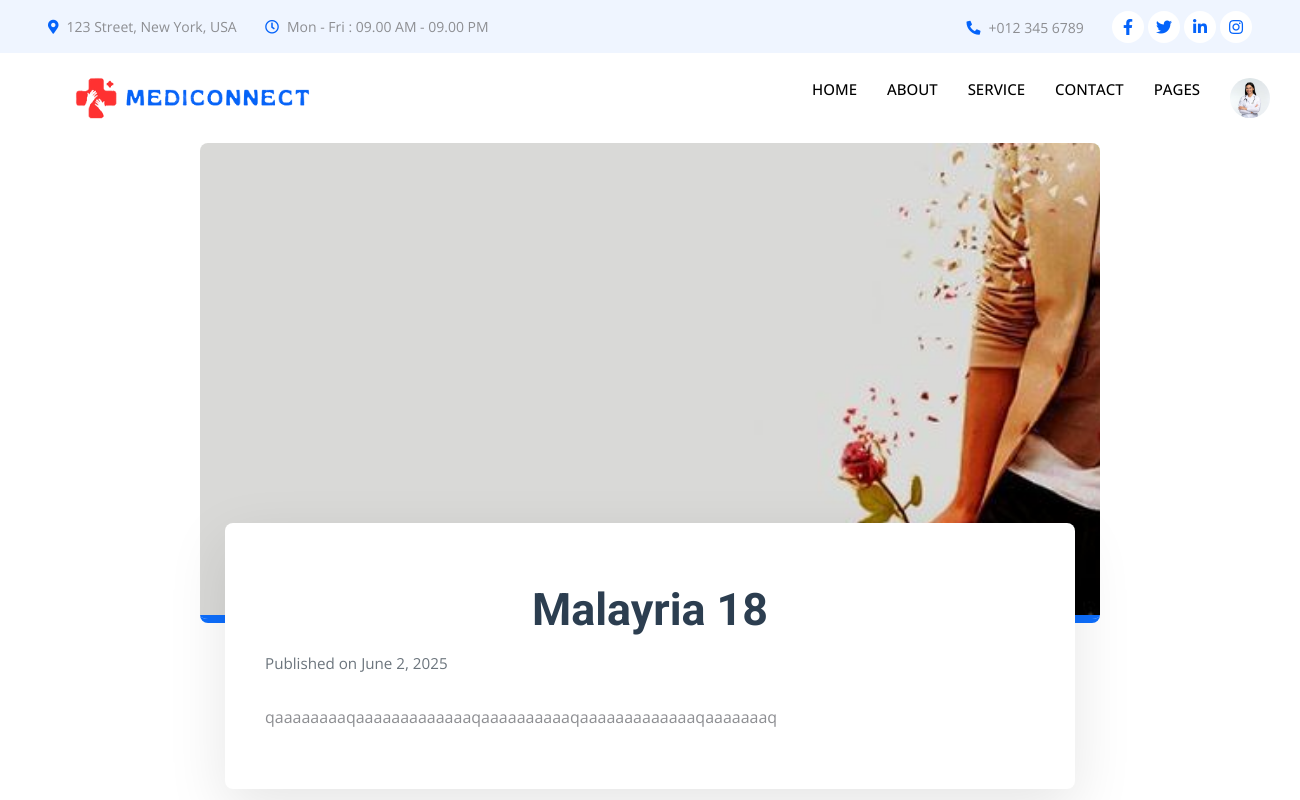
The page /news_des.php?id=9 (signed in) on the database its author committed.
### tables this page shows
CREATE TABLE `doctor_register` (
  `id` int(11) NOT NULL,
  `name` varchar(50) NOT NULL,
  `email` varchar(100) NOT NULL,
  `password` varchar(50) NOT NULL,
  `role` varchar(50) NOT NULL,
  `phone` varchar(50) DEFAULT NULL,
  `gender` varchar(10) DEFAULT NULL,
  `location` varchar(50) DEFAULT NULL,
  `postal_code` varchar(20) DEFAULT NULL,
  `clinic_address` varchar(255) DEFAULT NULL,
  `category` varchar(50) DEFAULT NULL,
  `qualification` varchar(100) DEFAULT NULL,
  `experience` int(11) DEFAULT NULL,
  `profile_pic` varchar(255) DEFAULT 'default.png',
  `date_time` timestamp NOT NULL DEFAULT current_timestamp(),
  `bio` varchar(200) DEFAULT NULL,
  `from_time` int(11) DEFAULT NULL,
  `to_time` int(11) DEFAULT NULL,
  `available_day` varchar(50) DEFAULT NULL
);

CREATE TABLE `news` (
  `id` int(11) NOT NULL,
  `title` varchar(50) NOT NULL,
  `content` varchar(500) DEFAULT NULL,
  `date` date DEFAULT NULL,
  `card_image` varchar(1000) DEFAULT NULL,
  `banner_image` varchar(1000) DEFAULT NULL
);

### news_des.php (the view, shortened to what this page needs)
<!DOCTYPE html>
<html lang="en">
<head>
  <link href="https://cdnjs.cloudflare.com/ajax/libs/font-awesome/5.10.0/css/all.min.css" rel="stylesheet">
  <link href="https://cdn.jsdelivr.net/npm/bootstrap-icons@1.4.1/font/bootstrap-icons.css" rel="stylesheet">
  <link href="css/bootstrap.min.css" rel="stylesheet">
  <link href="css/style.css" rel="stylesheet">
</head>
<body>
<?php
  include("components/navbar.php");
  include("connection.php");
  if (isset($_GET['id'])) {
    $id = intval($_GET['id']);
    $query = "SELECT * FROM news WHERE id = $id LIMIT 1";
    $result = mysqli_query($conn, $query);
    if ($row = mysqli_fetch_assoc($result)) {
        $title = $row['title'];
        $content = nl2br($row['content']);
        $date_raw = $row['date'];
        $formatted_date = date("F j, Y", strtotime($date_raw));
        $bannerImage = !empty($row['banner_image']) ? $row['banner_image'] : 'default_banner.jpg';
    } else {
        echo "<h2 class='text-center mt-5'>News not found.</h2>";
        exit;
    }
  } else {
    echo "<h2 class='text-center mt-5'>Invalid request.</h2>";
    exit;
  }
?>
<div class="container-fluid">
<div class="hero-container">
  <img src="Admin_dashboard/src/assets/images/newsimg/<?php echo $bannerImage; ?>" alt="Hero Image" class="hero-image" />
</div>
  <div class="blog-container">
    <h1 class="blog-title"><?php echo htmlspecialchars($title); ?></h1>
    <div class="blog-date">Published on <?php echo $formatted_date; ?></div>
    <div class="blog-content">
      <?php echo $content; ?>
    </div>
  </div>
</div>
</body>
</html>

### components/navbar.php (shortened to what this page needs)
<div class="container-fluid bg-light p-0 wow fadeIn" data-wow-delay="0.1s">
    <div class="row gx-0 d-none d-lg-flex">
        <div class="col-lg-7 px-5 text-start">
            <div class="h-100 d-inline-flex align-items-center py-3 me-4">
                <small class="fa fa-map-marker-alt text-primary me-2"></small>
                <small>123 Street, New York, USA</small>
            </div>
            <div class="h-100 d-inline-flex align-items-center py-3">
                <small class="far fa-clock text-primary me-2"></small>
                <small>Mon - Fri : 09.00 AM - 09.00 PM</small>
            </div>
        </div>
        <div class="col-lg-5 px-5 text-end">
            <div class="h-100 d-inline-flex align-items-center py-3 me-4">
                <small class="fa fa-phone-alt text-primary me-2"></small>
                <small>+012 345 6789</small>
            </div>
            <div class="h-100 d-inline-flex align-items-center">
                <a class="btn btn-sm-square rounded-circle bg-white text-primary me-1" href="#"><i class="fab fa-facebook-f"></i></a>
                <a class="btn btn-sm-square rounded-circle bg-white text-primary me-1" href="#"><i class="fab fa-twitter"></i></a>
                <a class="btn btn-sm-square rounded-circle bg-white text-primary me-1" href="#"><i class="fab fa-linkedin-in"></i></a>
                <a class="btn btn-sm-square rounded-circle bg-white text-primary me-0" href="#"><i class="fab fa-instagram"></i></a>
            </div>
        </div>
    </div>
</div>
<nav class="navbar navbar-expand-lg bg-white navbar-light sticky-top p-0 wow fadeIn" data-wow-delay="0.1s">
    <a href="index.php" class="navbar-brand d-flex align-items-center px-4 px-lg-5">
        <img class="w-75 logo-blink" src="../Mediconnect/img/mediconnect_logo.png" alt="">
    </a>
    <div class="collapse navbar-collapse" id="navbarCollapse">
        <div class="navbar-nav ms-auto p-4 p-lg-0">
            <?php
            $currentPage = basename($_SERVER['PHP_SELF']);
            ?>
            <a href="index.php" class="nav-item nav-link <?php echo ($currentPage == 'index.php') ? 'active-blink' : ''; ?>">Home</a>
            <a href="about.php" class="nav-item nav-link <?php echo ($currentPage == 'about.php') ? 'active-blink' : ''; ?>">About</a>
            <a href="service.php" class="nav-item nav-link <?php echo ($currentPage == 'service.php') ? 'active-blink' : ''; ?>">Service</a>
            <a href="contact.php" class="nav-item nav-link <?php echo ($currentPage == 'contact.php') ? 'active-blink' : ''; ?>">Contact</a>
            <div class="nav-item dropdown">
    <a href="#" class="nav-link dropdown-toggle <?php echo in_array($currentPage, ['feature.php','disease_page.php','appointment.php','news_page.php','404.php']) ? 'active' : ''; ?>" data-bs-toggle="dropdown">Pages</a>
</div>
        <?php
        include("connection.php");
        if (isset($_SESSION['doctor_id']) && $_SESSION['role'] === "doctor") {
            $doctorid = $_SESSION['doctor_id'];
            $query1 = "SELECT id, profile_pic FROM doctor_register WHERE id = $doctorid";
            $result1 = mysqli_query($conn, $query1);
            if ($result1 && $row = mysqli_fetch_assoc($result1)) {
                $profileImg = (!empty($row['profile_pic'])) ? $row['profile_pic'] : 'default.jpg';
                echo "
                <div class='d-none d-lg-flex' id='doctorProfile' style='display:block;'>
                    <div class='nav-item dropdown'>
                        <a href='#' class='nav-link dropdown-toggle' data-bs-toggle='dropdown'>
                           <img src='Doctor_dashboard/src/html/imagedata/".$profileImg."' alt='Profile' class='profile-img'>
                        </a>
                        <div class='dropdown-menu dropdown-menu-start'>
                            <a href='Doctor_dashboard/src/html/' class='dropdown-item'>Dashboard</a>
                            <a href='logout.php' class='dropdown-item'>Log Out</a>
                        </div>
                    </div>
                </div>";
            }
        }
        ?>
    </div>
</nav>

### css/style.css (style rules this page uses)
:root { --primary: #0463FA; --light: #EFF5FF; --dark: #1B2C51; }
.btn { font-weight: 500; transition: .5s; }
.btn-sm-square { width: 32px; height: 32px; }
.btn-square, .btn-sm-square, .btn-lg-square { padding: 0; display: flex; align-items: center; justify-content: center; font-weight: normal; }
.navbar .dropdown-toggle::after { border: none; content: "\f107"; font-family: "Font Awesome 5 Free"; font-weight: 900; vertical-align: middle; margin-left: 8px; }
.navbar .navbar-nav .nav-link { margin-right: 30px; padding: 25px 0; color: #FFFFFF; font-size: 15px; font-weight: 500; text-transform: uppercase; outline: none; }
.navbar .navbar-brand, .navbar a.btn { height: 75px; }
.navbar .navbar-nav .nav-link { color: var(--dark); font-weight: 500; }
.navbar.sticky-top { top: -100px; transition: .5s; }
h1 { text-align: center; margin-bottom: 30px; color: #2c3e50; }

### news_des.php (style rules this page uses)
.hero-image { width: 100%; height: 60vh; object-fit: cover; border-bottom: 4px solid #0d6efd; }
.blog-container { max-width: 850px; margin: auto; padding: 60px 40px; background-color: white; margin-top: -100px; box-shadow: 0 20px 60px rgba(0, 0, 0, 0.1); border-radius: 8px; position: relative; z-index: 10; }
.blog-title { font-size: 2.8rem; font-weight: 700; margin-bottom: 15px; }
.blog-date { color: #6c757d; font-size: 0.95rem; margin-bottom: 30px; }
.hero-container { position: relative; width: 100%; max-width: 900px; height: 60vh; margin: 0 auto; overflow: hidden; border-bottom: 4px solid #0d6efd; border-radius: 8px; }
.hero-image { position: absolute; top: 50%; left: 50%; width: auto; height: 100%; transform: translate(-50%, -50%); object-fit: cover; max-width: 100%; }

### components/navbar.php (style rules this page uses)
.profile-img { width: 40px; height: 40px; border-radius: 50%; object-fit: cover; }
.dropdown-toggle::after { display: none !important; }
.navbar .nav-link { position: relative; font-weight: 500; padding: 10px 15px; color: #000 !important; transition: color 0.3s ease; }
.navbar .nav-link::after { content: ''; position: absolute; width: 0; height: 2px; bottom: 5px; left: 50%; transform: translateX(-50%); background-color: #0d6efd; transition: width 0.3s ease; }
.logo-blink { animation: blinkLogo 2s infinite ease-in-out; }

### rows shown on the page
doctor_register: profile_pic (picture)
news: banner_image (picture), title "Malayria 18", date "June 2, 2025", content "qaaaaaaaaqaaaaaaaaaaaaaqaaaaaaaaaaqaaaaaaaaaaaaaqaaaaaaaq"
